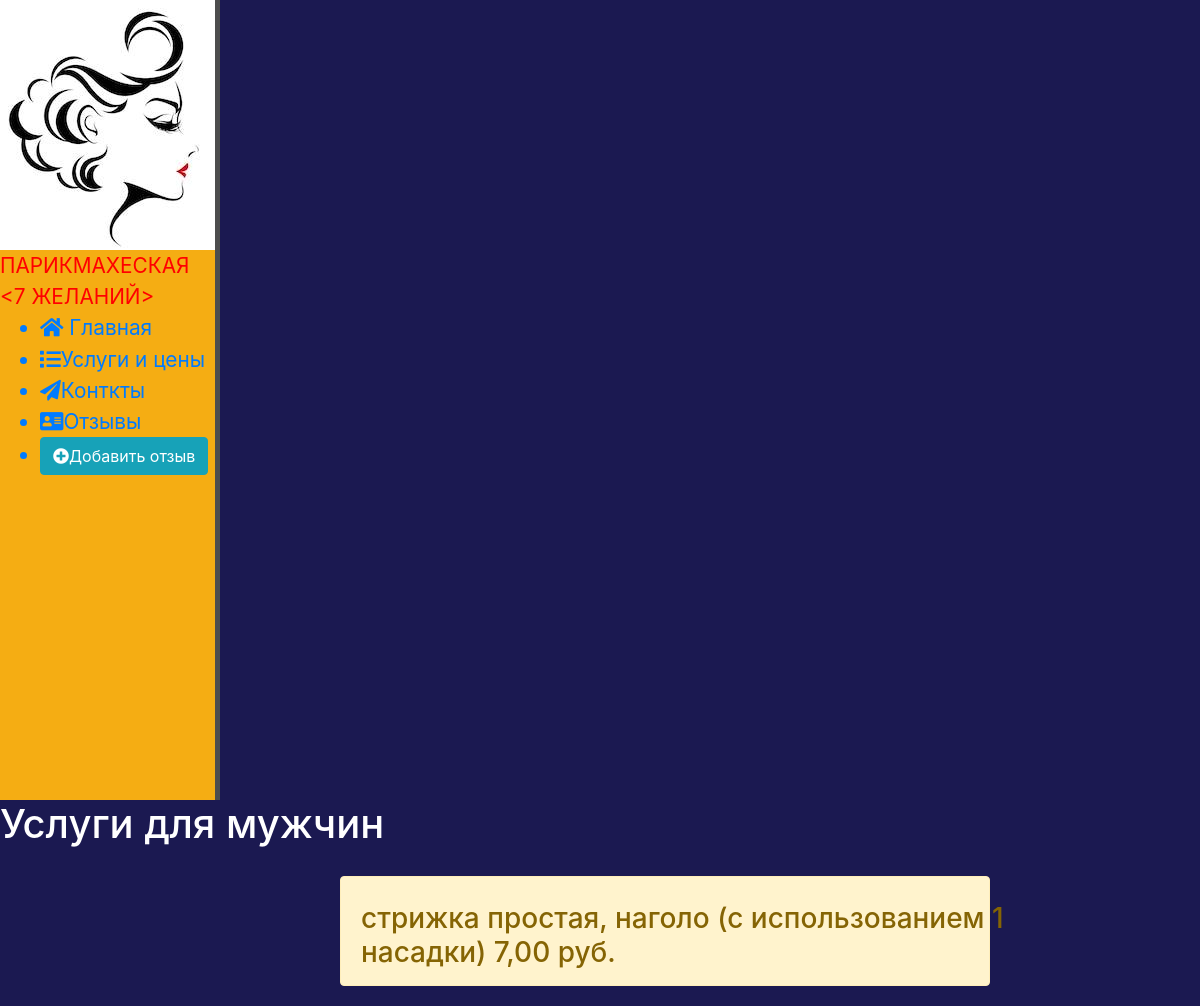
Before: /services_for_men with the older database file.
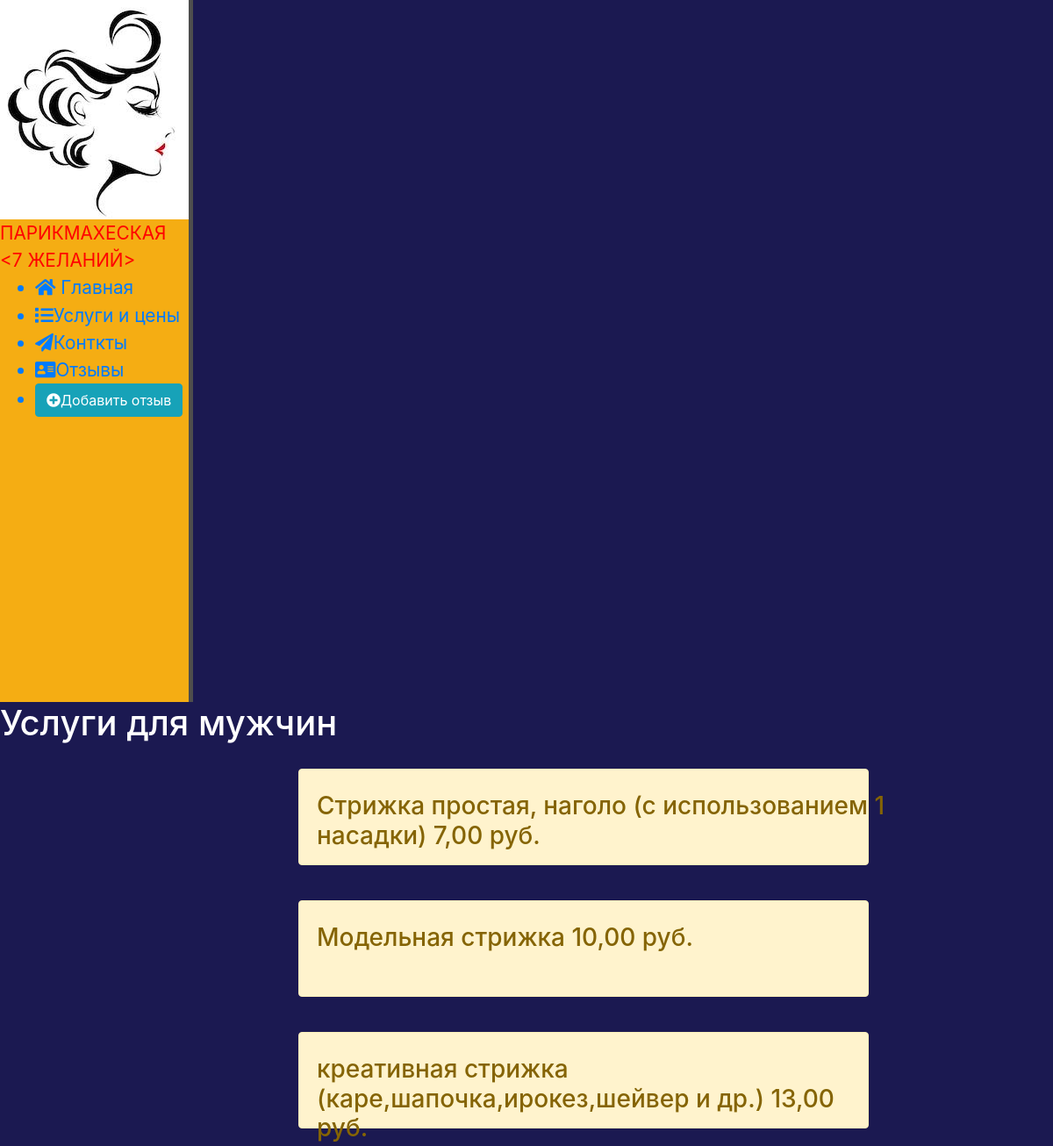
After: the same page with the newer database file.
### main/models.py (models this page shows)
class ServicesForMen(models.Model):
    title = models.CharField(max_length=128, verbose_name="Название услуги")
    price = models.CharField(max_length=100, verbose_name="Цена")
    def __str__(self):
        return f"{self.title} {self.price} руб."

### main/views.py (the view)
# urls.py: path('services_for_men', views.services_for_men, name='services_for_men'),
def services_for_men(request):
    servicesForMen = ServicesForMen.objects.all()
    return render(request, 'main/services_for_men.html', {'servicesForMen': servicesForMen})

### main/templates/main/services_for_men.html (shortened to what this page needs)
{% extends 'main/layout.html' %}
{% block content %}
     <div class="features">
     <h1>Услуги для мужчин</h1>
         {% for el in servicesForMen %}
              <div class="alert alert-warning">
                   <h3>{{ el }}</h3>
              </div>
         {% endfor %}
     </div>
{% endblock %}

Changed rows visible on the page:
changed ServicesForMen: title+price "стрижка простая, наголо (с использованием 1 насадки) 7,00 руб." → "Стрижка простая, наголо (с использованием 1 насадки) 7,00 руб."
added ServicesForMen: title+price "Модельная стрижка 10,00 руб."
added ServicesForMen: title+price "креативная стрижка (каре,шапочка,ирокез,шейвер и др.) 13,00 руб."
